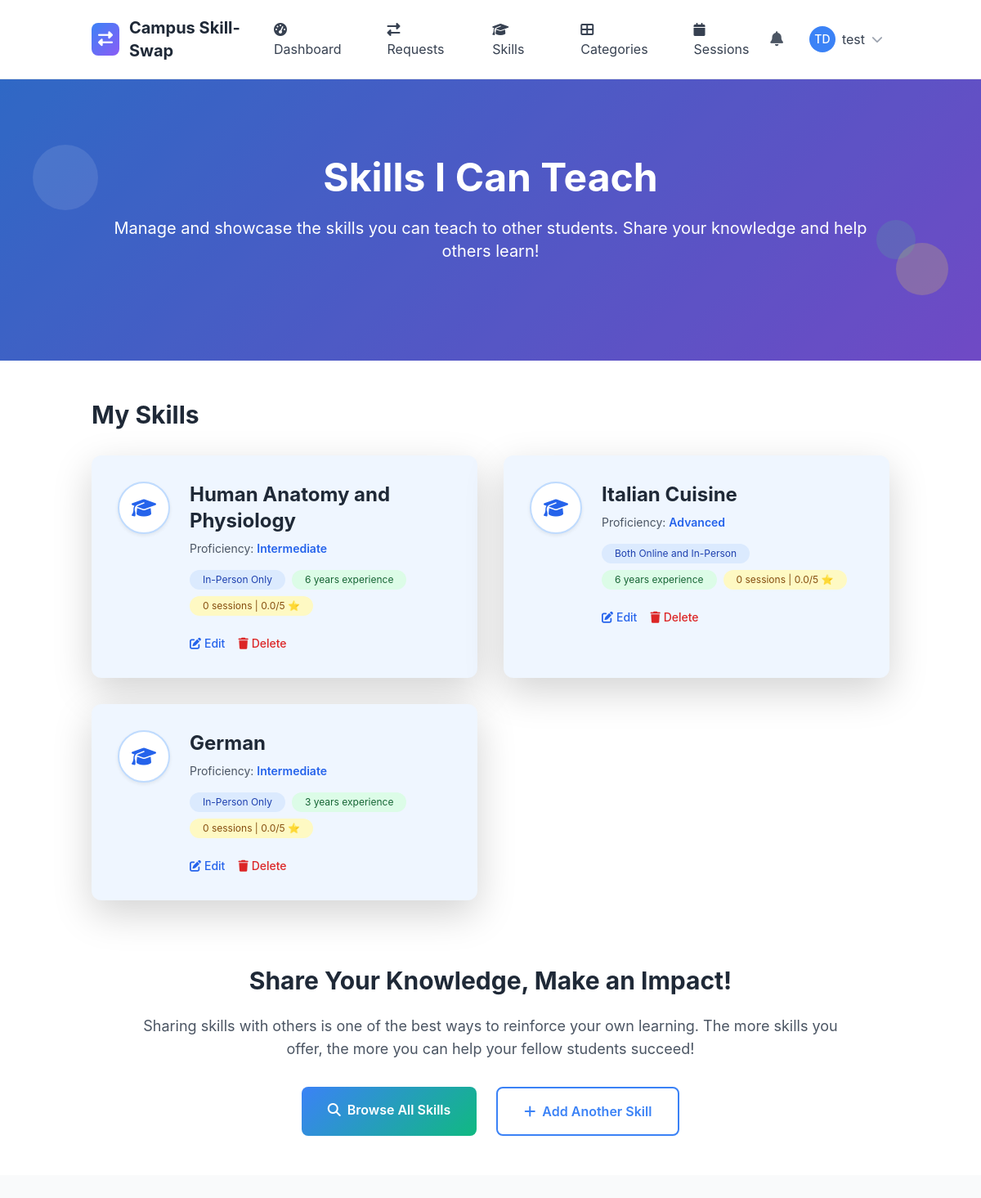
Page /skills/offered/ (signed in) on the committed database.
### apps/skills/models.py (models this page shows, shortened)
class OfferedSkill(models.Model):
    PROFICIENCY_LEVELS = [
        ('beginner', 'Beginner'),
        ('intermediate', 'Intermediate'),
        ('advanced', 'Advanced'),
        ('expert', 'Expert'),
    ]
    user = models.ForeignKey(User, on_delete=models.CASCADE, related_name='offered_skills')
    skill = models.ForeignKey(Skill, on_delete=models.CASCADE, related_name='offered_by_users')
    proficiency_level = models.CharField(max_length=20, choices=PROFICIENCY_LEVELS)
    description = models.TextField(blank=True, help_text="Describe your experience with this skill")
    years_of_experience = models.PositiveIntegerField(default=0)
    is_active = models.BooleanField(default=True)
    teaching_preference = models.CharField(max_length=20, choices=[
        ('online', 'Online Only'),
        ('in_person', 'In-Person Only'),
        ('both', 'Both Online and In-Person'),
    ], default='both')
    max_students_per_session = models.PositiveIntegerField(default=1)
    created_at = models.DateTimeField(auto_now_add=True)
    updated_at = models.DateTimeField(auto_now=True)
    total_sessions = models.PositiveIntegerField(default=0)
    average_rating = models.FloatField(default=0.0)
    class Meta:
        ordering = ['-created_at']
        unique_together = ['user', 'skill']
        db_table = 'offeredskill'

class Skill(models.Model):
    name = models.CharField(max_length=100)
    category = models.ForeignKey(SkillCategory, on_delete=models.CASCADE, related_name='skills')
    image = models.ImageField(upload_to=skills_upload_to,blank=True,null=True)
    description = models.TextField(blank=True)
    is_popular = models.BooleanField(default=False)
    created_at = models.DateTimeField(auto_now_add=True)
    updated_at = models.DateTimeField(auto_now=True)
    class Meta:
        ordering = ['category__name', 'name']
        unique_together = ['name', 'category']

### apps/skills/views.py (the view)
# urls.py: path('offered/', views.OfferedSkillListView.as_view(), name='offered_list'),
class OfferedSkillListView(LoginRequiredMixin, ListView):
    model = OfferedSkill
    template_name = 'skills/offered_list.html'
    context_object_name = 'offered_skills'
    def get_queryset(self):
        return OfferedSkill.objects.filter(user=self.request.user)
    def get_context_data(self, **kwargs):
        context = super().get_context_data(**kwargs)
        context['desired_skills'] = self.request.user.desired_skills.all()
        return context

### templates/skills/offered_list.html (shortened to what this page needs)
{% extends 'layout/base.html' %}
{% load static %}
{% block content %}
<section class="gradient-bg relative overflow-hidden">
    <div class="absolute inset-0 bg-black opacity-20"></div>
    <div class="relative container mx-auto px-4 py-16 lg:py-24">
        <div class="text-center text-white">
            <h1 class="text-4xl lg:text-5xl font-bold mb-4">Skills I Can Teach</h1>
            <p class="text-lg lg:text-xl mb-6">Manage and showcase the skills you can teach to other students. Share your knowledge and help others learn!</p>
        </div>
    </div>
    <div class="absolute top-20 left-10 w-20 h-20 bg-white opacity-10 rounded-full animate-bounce"></div>
    <div class="absolute bottom-20 right-10 w-16 h-16 bg-yellow-300 opacity-20 rounded-full animate-pulse"></div>
    <div class="absolute top-1/2 right-20 w-12 h-12 bg-green-400 opacity-15 rounded-full animate-bounce delay-75"></div>
</section>
<section class="py-12 bg-white">
    <div class="container mx-auto px-4">
        <div class="max-w-6xl mx-auto">
            <div class="flex items-center justify-between mb-8">
                <h2 class="text-3xl font-bold text-gray-800">My Skills</h2>
            </div>
            {% if offered_skills %}
                <div class="grid grid-cols-1 lg:grid-cols-2 gap-8">
                    {% for offered in offered_skills %}
                    <div class="bg-blue-50 rounded-xl p-8 shadow-lg hover:shadow-xl transition-all transform hover:-translate-y-1">
                        <div class="flex items-start gap-6">
                            <div class="w-16 h-16 rounded-full flex items-center justify-center bg-white border-2 border-blue-200 shadow-sm">
                                <i class="fas fa-graduation-cap text-blue-600 text-2xl"></i>
                            </div>
                            <div class="flex-1">
                                <h3 class="text-2xl font-bold text-gray-800 mb-2">{{ offered.skill.name }}</h3>
                                <p class="text-sm text-gray-600 mb-2">Proficiency: <span class="font-semibold text-blue-600">{{ offered.get_proficiency_level_display }}</span></p>
                                <div class="flex flex-wrap gap-2 mb-4">
                                    <span class="inline-block bg-blue-100 text-blue-800 text-xs px-3 py-1 rounded-full">{{ offered.get_teaching_preference_display }}</span>
                                    <span class="inline-block bg-green-100 text-green-800 text-xs px-3 py-1 rounded-full">{{ offered.years_of_experience }} years experience</span>
                                    <span class="inline-block bg-yellow-100 text-yellow-800 text-xs px-3 py-1 rounded-full">{{ offered.total_sessions }} sessions | {{ offered.average_rating|floatformat:1 }}/5 ⭐</span>
                                </div>
                                <div class="flex gap-3">
                                    <a href="{% url 'skills:offered_edit' offered.pk %}" class="text-blue-600 hover:text-blue-800 font-medium text-sm flex items-center">
                                        <i class="fas fa-edit mr-1"></i>Edit
                                    </a>
                                    <a href="{% url 'skills:offered_delete' offered.pk %}" class="text-red-600 hover:text-red-800 font-medium text-sm flex items-center">
                                        <i class="fas fa-trash mr-1"></i>Delete
                                    </a>
                                </div>
                            </div>
                        </div>
                    </div>
                    {% endfor %}
                </div>
            {% endif %}
        </div>
        <div class="mt-20 text-center max-w-4xl mx-auto">
            <h3 class="text-3xl font-bold text-gray-800 mb-4">Share Your Knowledge, Make an Impact!</h3>
                            <p class="text-lg text-gray-600 mb-8">Sharing skills with others is one of the best ways to reinforce your own learning. The more skills you offer, the more you can help your fellow students succeed!</p>
            <div class="flex flex-col sm:flex-row gap-4 justify-center">
                <a href="{% url 'skills:skill_list' %}" class="btn-primary-custom px-8 py-3 text-white rounded-lg font-semibold hover:shadow-lg transition-all inline-block">
                    <i class="fas fa-search mr-2"></i>Browse All Skills
                </a>
                <a href="{% url 'skills:add_skill' %}" class="bg-white border-2 border-blue-500 text-blue-500 px-8 py-3 rounded-lg font-semibold hover:bg-blue-50 transition-all inline-block">
                    <i class="fas fa-plus mr-2"></i>Add Another Skill
                </a>
            </div>
        </div>
    </div>
</section>
{% endblock %}

### templates/layout/base.html (shortened to what this page needs)
{% load static %}
<!DOCTYPE html>
<html lang="en" class="h-full">
<head>
    <script src="https://cdn.tailwindcss.com"></script>
    <link href="https://cdn.jsdelivr.net/npm/bootstrap@5.3.2/dist/css/bootstrap.min.css" rel="stylesheet">
    <link rel="stylesheet" href="https://cdnjs.cloudflare.com/ajax/libs/font-awesome/6.5.1/css/all.min.css">
</head>
<body class="bg-gray-50 h-full">
    <nav class="bg-white shadow-lg border-b">
        <div class="container mx-auto px-4">
            <div class="flex justify-between items-center py-3">
                <div class="flex items-center space-x-3">
                    <div class="w-10 h-10 gradient-bg rounded-lg flex items-center justify-center">
                        <i class="fas fa-exchange-alt text-white text-lg"></i>
                    </div>
                    <a href="{% url 'core:home' %}" class="text-xl font-bold text-gray-800 hover:text-blue-600 transition-colors">
                        Campus Skill-Swap
                    </a>
                </div>
                <div class="hidden md:flex items-center space-x-6">
                    {% if user.is_authenticated %}
                        <a href="{% url 'core:dashboard' %}" class="nav-link px-3 py-2 text-gray-700 hover:text-blue-600 transition-colors">
                            <i class="fas fa-tachometer-alt mr-2"></i>Dashboard
                        </a>
                        <a href="{% url 'skill_sessions:request_list' %}" class="nav-link px-3 py-2 text-gray-700 hover:text-blue-600 transition-colors">
                            <i class="fas fa-exchange-alt mr-2"></i>Requests
                        </a>
                        <a href="{% url 'skills:skill_list' %}" class="nav-link px-3 py-2 text-gray-700 hover:text-blue-600 transition-colors">
                            <i class="fas fa-graduation-cap mr-2"></i>Skills
                        </a>
                        <a href="{% url 'skills:category_list' %}" class="nav-link px-3 py-2 text-gray-700 hover:text-blue-600 transition-colors">
                            <i class="fas fa-th-large mr-2"></i>Categories
                        </a>
                        <a href="{% url 'skill_sessions:session_management' %}" class="nav-link px-3 py-2 text-gray-700 hover:text-blue-600 transition-colors">
                            <i class="fas fa-calendar mr-2"></i>Sessions
                        </a>
                    {% endif %}
                </div>
                <div class="flex items-center space-x-4">
                    {% if user.is_authenticated %}
                        <div class="relative">
                            <button id="notificationBtn" class="relative p-2 text-gray-600 hover:text-blue-600 transition-colors">
                                <i class="fas fa-bell text-lg"></i>
                            </button>
                        </div>
                        <div class="relative">
                            <button id="userMenuBtn" class="flex items-center space-x-2 p-2 rounded-lg hover:bg-gray-100 transition-colors">
                                {% if user.profile.profile_picture %}
                                    <img src="{{ user.profile.profile_picture.url }}" alt="Profile" class="w-8 h-8 rounded-full">
                                {% else %}
                                    <div class="w-8 h-8 bg-blue-500 rounded-full flex items-center justify-center">
                                        <span class="text-white text-sm font-medium">{{ user.first_name|first|upper }}{{ user.last_name|first|upper }}</span>
                                    </div>
                                {% endif %}
                                <span class="hidden md:block text-gray-700">{{ user.username}}</span>
                                <i class="fas fa-chevron-down text-gray-400 text-sm"></i>
                            </button>
                        </div>
                    {% endif %}
                </div>
            </div>
        </div>
    </nav>
    <main class="min-h-screen">
        {% block content %}{% endblock %}
    </main>
</body>
</html>

### templates/layout/base.html (style rules this page uses)
:root { --primary-color: #3B82F6; --secondary-color: #10B981; --accent-color: #8B5CF6; --warning-color: #F59E0B; --danger-color: #EF4444; }
body { font-family: 'Inter', -apple-system, BlinkMacSystemFont, sans-serif; }
.gradient-bg { background: linear-gradient(135deg, var(--primary-color) 0%, var(--accent-color) 100%); }
.btn-primary-custom { background: linear-gradient(135deg, var(--primary-color), var(--secondary-color)); border: none; transition: all 0.3s ease; }

### rows in the picture
OfferedSkill: skill.name "Human Anatomy and Physiology", proficiency_level "Intermediate", teaching_preference "In-Person Only", years_of_experience "6", total_sessions "0", average_rating "0.0"
OfferedSkill: skill.name "Italian Cuisine", proficiency_level "Advanced", teaching_preference "Both Online and In-Person", years_of_experience "6", total_sessions "0", average_rating "0.0"
OfferedSkill: skill.name "German", proficiency_level "Intermediate", teaching_preference "In-Person Only", years_of_experience "3", total_sessions "0", average_rating "0.0"

### other values in the picture
{{ user.first_name|first|upper }} "T"
{{ user.last_name|first|upper }} "D"
{{ user.username }} "test"
